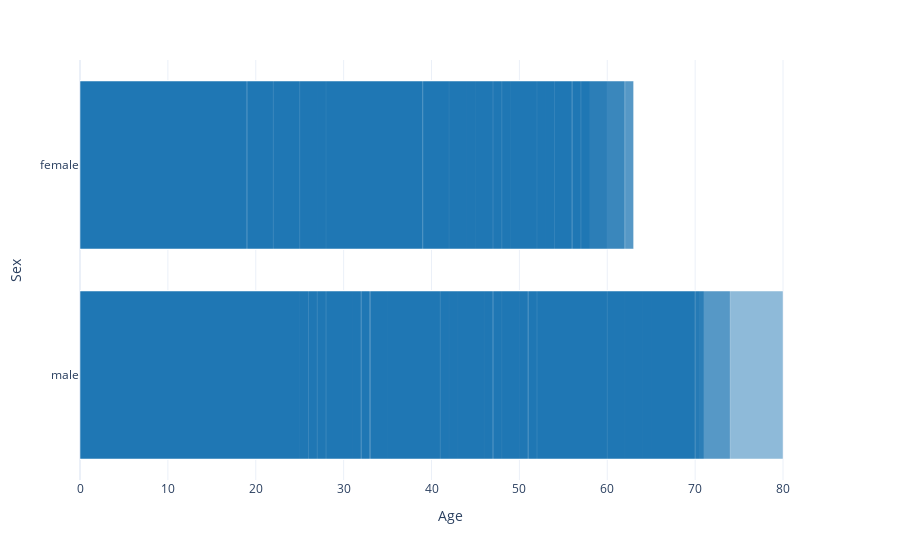

Write notebook code for a chart like this one.
### Markdown cell above
## Bar Charts

We can create some [interesting bar chart variations](https://plot.ly/python/bar-charts/):

### Code cell
fig = px.bar(df, 
             x='Age', 
             y='Sex',
             barmode='overlay',
             hover_data=['Name'],
             template='plotly_white',
             color_discrete_sequence=px.colors.qualitative.D3
            )
fig.show()

### Figure 1 — Plotly figure (JSON) as saved in the notebook; plotly's stock layout.template omitted (floating-point values rounded to 4 significant figures; data arrays with more than 128 entries replaced by an {"elided": "..."} marker saying what was removed)
{"data": [{"alignmentgroup": "True", "customdata": {"elided": "891x1 str values"}, "hovertemplate": "Age=%{x}<br>Sex=%{y}<br>Name=%{customdata[0]}<extra></extra>", "legendgroup": "", "marker": {"color": "#1F77B4", "opacity": 0.5, "pattern": {"shape": ""}}, "name": "", "offsetgroup": "", "orientation": "h", "showlegend": false, "textposition": "auto", "type": "bar", "x": {"elided": "891 float values"}, "xaxis": "x", "y": {"elided": "891 str values"}, "yaxis": "y"}], "layout": {"autosize": true, "barmode": "overlay", "legend": {"tracegroupgap": 0}, "margin": {"t": 60}, "xaxis": {"anchor": "y", "autorange": true, "domain": [0, 1], "range": [0, 84.21], "title": {"text": "Age"}, "type": "linear"}, "yaxis": {"anchor": "x", "autorange": true, "domain": [0, 1], "range": [-0.5, 1.5], "title": {"text": "Sex"}, "type": "category"}}}
